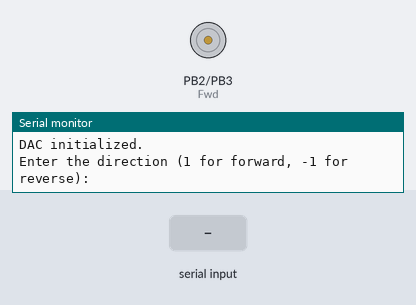
A sketch run on a simulated ATtiny85, built with avr-gcc and run on an emulated ATtiny85. On the bench: motor-driver pin pairs drawn as motors (green arrow = first pin HIGH = forward, orange = second pin HIGH = backward, longer = more drive), the last lines printed to the serial monitor. The test bench sets the inputs (shaded band).

Above: at 1.1 s.
1.2 s: "90,45\n" received over Serial
At 2.4 s:
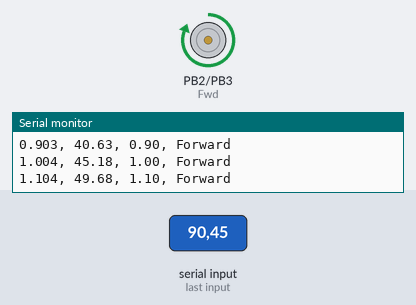
At 4.7 s:
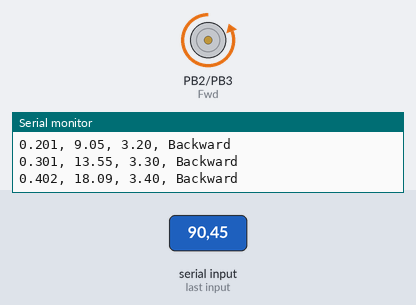
Timing chart, 0 to 13.2 s (numbered marks = the images above; inputs shaded):
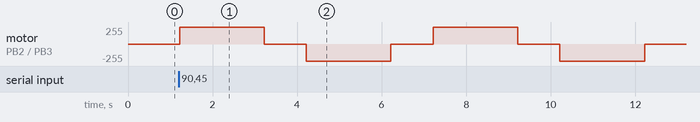

The sketch:

MtrCtrlNoSD_UserPrompt.ino
```cpp
/*Angle And Speed Motor Contol Code
DAC Value = (V/5) x 4095 ,
Speed (in Angle Per Sec) = 10 * the voltage

Speed Explanation:
    Speed = Gain * Set Volt + Offset, NOTE: Sets the speed command per 1 VDC of the input voltage
    Offset = 0, Volt = whatever, Gain = 750 r/min
    750 r/min = 4500 deg/sec, note our gear ratio is 450:1
    4500/450 = 10 deg/sec per volt

Examples
5V   : 4095   : 50 degrees
4.5V : 3685.5 : 45 degrees
4V   : 3276   : 40 degrees
3V   : 2457   : 30 degrees
2V   : 1638   : 20 degrees
1V   : 819    : 10 degrees
*/


#include <Wire.h>
#include <Adafruit_MCP4725.h>
#include <SD.h>

#define PI 3.1415
#define TWOPI 6.283

Adafruit_MCP4725 dac;

const int dacAddress = 0x60;
const int Fwd = 2;
const int Rev = 3;

// Adjustable variables
float speed = 45; // Speed in degrees/second
float targetAngle = 90; // Target angle for oscillation
unsigned long pause1 = 1*1000; // Pause after forward movement
unsigned long pause2 = 1*1000; // Pause after backward movement
int NumCycles = 4; // Number of cycles to run
int direction = 1;  // Direction of motor (1 for forward, -1 for backward)
float totalTime = 0.0; // Total time accumulated (seconds)

void clearSerialBuffer() {
    while (Serial.available() > 0) {
        Serial.read(); // Read and discard all available characters
    }
         delay(100);
}

void promptUserForInputs() {

    Serial.println("Enter the direction (1 for forward, -1 for reverse):");
    clearSerialBuffer();
    while (Serial.available() == 0) {
        delay(100);
    }
    direction = Serial.parseInt();

    if (direction != 1 && direction != -1) {
        Serial.println("Invalid direction. Setting to forward (1).");
        direction = 1;
    }
}

void setup() {
    Serial.begin(9600);
    while (!Serial); // Wait for the serial port to connect
    delay(100);

    if (!dac.begin(dacAddress)) {
        Serial.println("DAC initialization failed!");
        while (1); // Stop execution if DAC initialization fails
    }
    Serial.println("DAC initialized.");

    pinMode(Fwd, OUTPUT);
    pinMode(Rev, OUTPUT);
    digitalWrite(Fwd, LOW);
    digitalWrite(Rev, LOW);


promptUserForInputs();

}


void moveMotor(float targetAngle, int direction, unsigned long cycleStartTime) {
    unsigned long startTime = millis();
    float angleCovered = 0.0;
    float elapsedTime;
    unsigned long lastLogTime = startTime;
    const unsigned long logInterval = 100; // 100 ms logging interval

    dac.setVoltage((speed / 10.0) / 5.0 * 4095, false); // Update DAC for speed

    // Set direction
    if (direction == 1) {
        digitalWrite(Fwd, HIGH);
        digitalWrite(Rev, LOW);
    } else {
        digitalWrite(Fwd, LOW);
        digitalWrite(Rev, HIGH);
    }

    // Main loop for motor movement
    while (true) {
        unsigned long currentTime = millis();
        elapsedTime = (currentTime - startTime) / 1000.0; // Time in seconds
        angleCovered = speed * elapsedTime;

        // Check if target angle is reached or exceeded
        if (abs(angleCovered) >= abs(targetAngle)) {
            angleCovered = targetAngle; // Adjust to exact target angle
            break; // Exit the loop once target angle is reached
        }

        // Log data at regular intervals
        if (currentTime - lastLogTime >= logInterval) {
            Serial.print(elapsedTime, 3);
            Serial.print(", ");
            Serial.print(angleCovered, 2);
            Serial.print(", ");
            Serial.print((currentTime - cycleStartTime) / 1000.0, 2);
            Serial.print(", ");
            Serial.println(direction == 1 ? "Forward" : "Backward");

            lastLogTime = currentTime; // Update last log time
        }

        // Optional delay to manage loop responsiveness and CPU usage
       // delay(1); // Adjust delay for responsiveness if needed
    }

    // Stop the motor and reset control
    digitalWrite(Fwd, LOW);
    digitalWrite(Rev, LOW);
    dac.setVoltage(0, false);
}


void loop() {

    unsigned long cycleStartTime;
        Serial.print("Elapsed Time, Angle Covered, degrees, Total Time, Direction\n");
    for (int i = 0; i < NumCycles; i++) {

        cycleStartTime = millis(); // Record the start time of the cycle

        moveMotor(targetAngle, direction, cycleStartTime);
        delay(pause1); // Pause after reaching target angle

        moveMotor(targetAngle, -direction, cycleStartTime);
        delay(pause2); // Pause after returning to original position
    }

    Serial.println("All cycles completed. Motor stopped.");
    while (true); // Stop further execution after all cycles are complete
}
```

Measured:
- after the input at 1.2 s, motor on PB2 (Fwd) / PB3 (Rev): stopped → forward 255/255 at once, → stopped 2.0 s later, → backward 255/255 1.0 s later, → stopped 2.0 s later, … (8 changes in this stretch)
